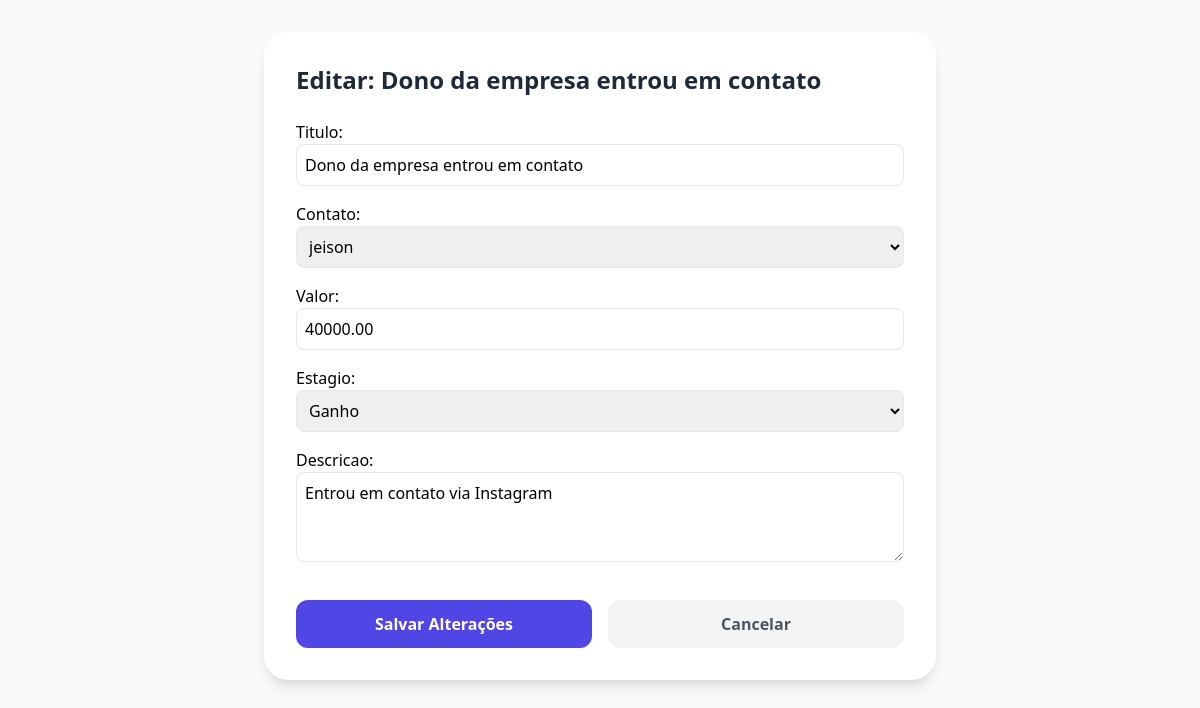
/crm/editar-lead/2/ (signed in), run on the app's committed database.
### crm/models.py (models this page shows, shortened)
class Oportunidade(models.Model):
    ESTAGIOS = [
        ('novo', 'Novo'),
        ('qualificado', 'Qualificado'),
        ('proposta', 'Proposta'),
        ('negociacao', 'Negociação'),
        ('ganho', 'Ganho'),
        ('perdido', 'Perdido'),
    ]
    titulo = models.CharField(max_length=255)
    contato = models.ForeignKey(Contato, on_delete=models.CASCADE)
    vendedor = models.ForeignKey(settings.AUTH_USER_MODEL, on_delete=models.CASCADE)
    valor = models.DecimalField(max_digits=12, decimal_places=2)
    estagio = models.CharField(max_length=20, choices=ESTAGIOS, default='novo')
    data_criacao = models.DateTimeField(auto_now_add=True)
    data_atualizacao = models.DateTimeField(auto_now=True)
    descricao = models.TextField(blank=True, null=True)

### crm/views.py (the view)
# urls.py: path('editar-lead/<int:pk>/', views.editar_lead, name='editar_lead'),
@login_required
def editar_lead(request, pk):
    lead = get_object_or_404(Oportunidade, pk=pk, vendedor=request.user)
    if request.method == "POST":
        form = OportunidadeForm(request.POST, instance=lead)
        if form.is_valid():
            form.save()
            return redirect('dashboard')
    else:
        form = OportunidadeForm(instance=lead)
    return render(request, 'crm/editar_lead.html', {'form': form, 'lead': lead})

### crm/forms.py
class OportunidadeForm(forms.ModelForm):
    class Meta:
        model = Oportunidade
        fields = ['titulo', 'contato', 'valor', 'estagio', 'descricao']
        widgets = {
            'titulo': forms.TextInput(attrs={'class': 'w-full p-2 border rounded-lg'}),
            'contato': forms.Select(attrs={'class': 'w-full p-2 border rounded-lg'}),
            'valor': forms.NumberInput(attrs={'class': 'w-full p-2 border rounded-lg'}),
            'estagio': forms.Select(attrs={'class': 'w-full p-2 border rounded-lg'}),
            'descricao': forms.Textarea(attrs={'class': 'w-full p-2 border rounded-lg', 'rows': 3}),
        }

### crm/models.py (called while the page is built)
    def __str__(self):
        return self.nome

### templates/crm/editar_lead.html (shortened to what this page needs)
<!DOCTYPE html>
<html lang="pt-br">
<head>
    <script src="https://cdn.tailwindcss.com"></script>
</head>
<body class="bg-gray-50 p-8">
    <div class="max-w-2xl mx-auto">
        <div class="bg-white p-8 rounded-3xl shadow-lg">
            <h1 class="text-2xl font-bold mb-6 text-gray-800">Editar: {{ lead.titulo }}</h1>
            <form method="POST" class="space-y-4">
                {{ form.as_p }} <div class="flex gap-4 pt-4">
                    <button type="submit" class="flex-1 bg-indigo-600 text-white py-3 rounded-xl font-bold">Salvar Alterações</button>
                    <a href="{% url 'dashboard' %}" class="flex-1 bg-gray-100 text-center py-3 rounded-xl font-bold text-gray-600">Cancelar</a>
                </div>
            </form>
        </div>
    </div>
</body>
</html>

### data on the page
Oportunidade: titulo "Dono da empresa entrou em contato", contato "jeison", valor "40000.00", estagio "Ganho", descricao "Entrou em contato via Instagram"
